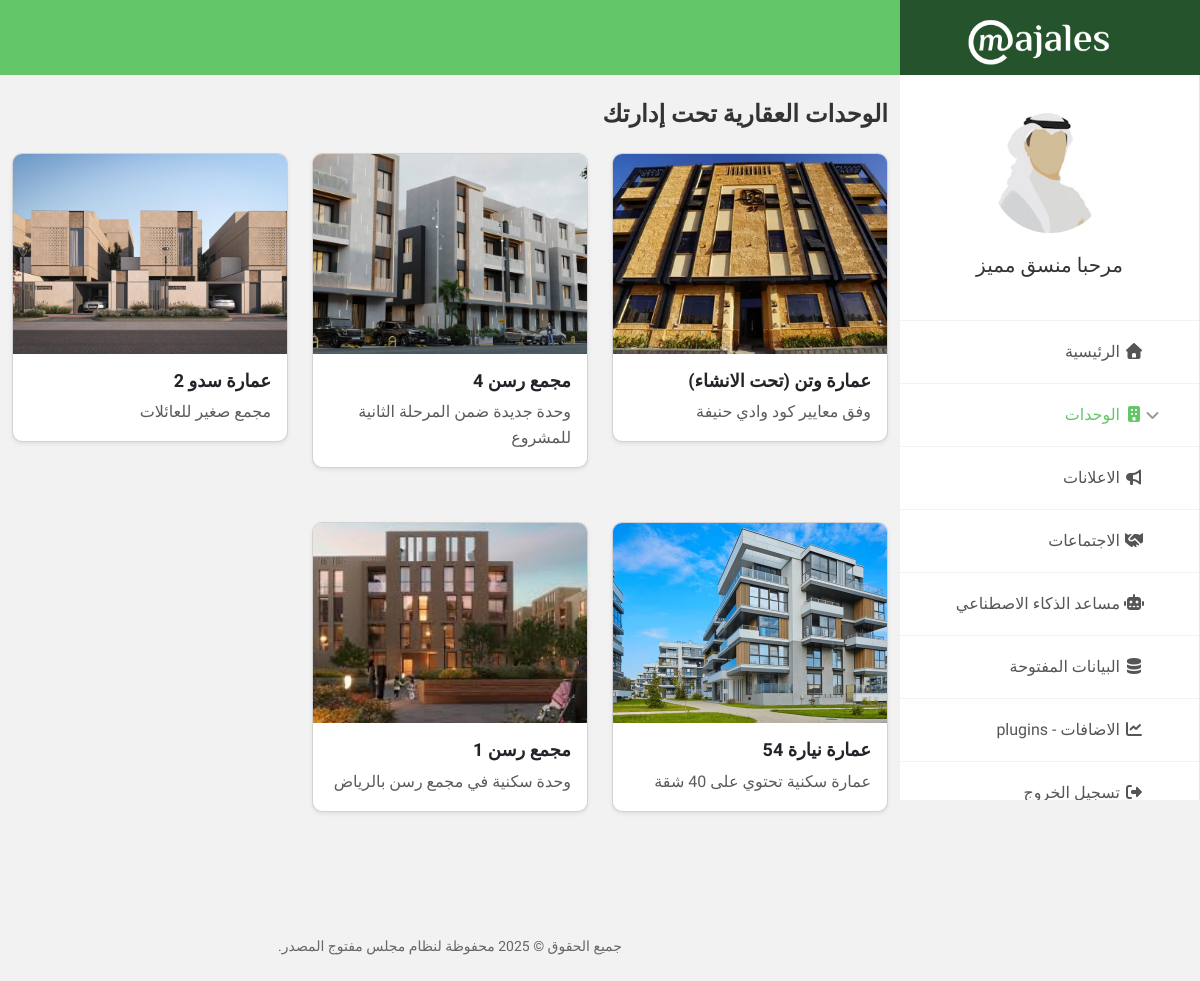
The app's page /main.php (signed in) with its own data.
### tables this page shows
CREATE TABLE `units` (
  `id` int(11) NOT NULL,
  `name` varchar(100) NOT NULL,
  `complex_type` varchar(100) DEFAULT NULL,
  `image_path` varchar(255) DEFAULT NULL,
  `unit_count` int(11) DEFAULT NULL,
  `facilities` text DEFAULT NULL,
  `latitude` decimal(10,7) DEFAULT NULL,
  `longitude` decimal(10,7) DEFAULT NULL,
  `description` text DEFAULT NULL,
  `address` varchar(255) DEFAULT NULL,
  `owner_id` int(11) DEFAULT NULL,
  `total_members` int(11) DEFAULT 0,
  `total_requests` int(11) DEFAULT 0,
  `pending_requests` int(11) DEFAULT 0,
  `created_at` datetime DEFAULT current_timestamp()
);

### main.php (the view, shortened to what this page needs)
<?php
include("Configuration/Header.php");
include("Configuration/DBInfoReader.php");
$owner_id = $_SESSION['ID'] ?? null;
$units = [];
$sql = "SELECT id, name, description, image_path
        FROM units
        WHERE owner_id = ?
        ORDER BY id DESC";
if ($stmt = $Connection->prepare($sql)) {
    $stmt->bind_param('i', $owner_id);
    $stmt->execute();
    $result = $stmt->get_result();
    while ($row = $result->fetch_assoc()) {
        $units[] = $row;
    }
} else {
    echo '<div class="alert alert-danger m-4 text-center">خطأ في جلب البيانات: ' . htmlspecialchars($Connection->error) . '</div>';
    include("Configuration/Footer.php");
    exit;
}
?>
<div class="container mt-5 mb-5">
    <h3 class="mb-4 text-end">الوحدات العقارية تحت إدارتك</h3>
    <div class="row">
        <?php if (empty($units)): ?>
            <div class="col-12 text-center">
                <div class="alert alert-info">لا توجد وحدات مسجلة حالياً.</div>
            </div>
        <?php else: ?>
            <?php foreach ($units as $unit): ?>
                <div class="col-md-4 mb-4">
                    <a href="unitview.php?id=<?= htmlspecialchars($unit['id']) ?>" class="text-decoration-none text-dark">
                        <div class="card shadow-sm h-100">
                            <?php
                            $image = (!empty($unit['image_path']) && file_exists($unit['image_path']))
                                ? $unit['image_path']
                                : 'images/bg-title-01.jpg';
                            ?>
                            <img class="card-img-top" src="<?= htmlspecialchars($image) ?>" alt="صورة الوحدة">
                            <div class="card-body">
                                <h4 class="card-title mb-2 text-end"><?= htmlspecialchars($unit['name']) ?></h4>
                                <p class="card-text text-muted text-end">
                                    <?= htmlspecialchars(mb_strimwidth($unit['description'], 0, 100, '...')) ?>
                                </p>
                            </div>
                        </div>
                    </a>
                </div>
            <?php endforeach; ?>
        <?php endif; ?>
    </div>
</div>
<?php
include("Configuration/Footer.php");
?>

### Configuration/Header.php (shortened to what this page needs)
<!DOCTYPE html>
<html lang="en">
<head>
    <link href="css/font-face.css" rel="stylesheet" media="all">
    <link href="vendor/fontawesome-7.0.1/css/all.min.css" rel="stylesheet" media="all">
    <link href="vendor/mdi-font/css/material-design-iconic-font.min.css" rel="stylesheet" media="all">
    <link href="vendor/bootstrap-5.3.8.min.css" rel="stylesheet" media="all">
    <link href="css/aos.css" rel="stylesheet" media="all">
    <link href="vendor/css-hamburgers/hamburgers.min.css" rel="stylesheet" media="all">
    <link href="css/swiper-bundle-11.2.10.min.css" rel="stylesheet" media="all">
    <link href="vendor/perfect-scrollbar/perfect-scrollbar-1.5.6.css" rel="stylesheet" media="all">
    <link rel="stylesheet" href="https://unpkg.com/leaflet@1.9.4/dist/leaflet.css"/>
    <link href="css/theme.css" rel="stylesheet" media="all">
</head>
<body>
    <div class="page-wrapper">
        <aside class="menu-sidebar2">
            <div class="logo">
                <a href="main.php">
                    <img src="images/icon/logo-white.png" alt="Cool Admin" />
                </a>
            </div>
            <div class="menu-sidebar2__content js-scrollbar1">
                <div class="account2">
                    <div class="image img-cir img-120">
                        <img src="images/icon/avatar-big-01.jpg" alt="John Doe" />
                    </div>
                    <h4 class="name"><?php
echo 'مرحبا ' . htmlspecialchars($_SESSION['Name']) ;
?> </h4>
                </div>
                <nav class="navbar-sidebar2">
                    <ul class="list-unstyled navbar__list">
			<li>
    <a href="main.php">
        <i class="fas fa-home"></i> الرئيسية
    </a>
</li>
<li class="active has-sub">
    <a class="js-arrow" href="#">
        <i class="fas fa-building"></i> الوحدات
        <span class="arrow">
            <i class="fas fa-angle-down"></i>
        </span>
    </a>
</li>
<li>
    <a href="annoncument.php">
        <i class="fas fa-bullhorn"></i> الاعلانات
    </a>
</li>
<li>
    <a href="meeting.php">
        <i class="fas fa-handshake"></i> الاجتماعات
    </a>
</li>
<li>
    <a href="aihelper.php">
        <i class="fas fa-robot"></i> مساعد الذكاء الاصطناعي
    </a>
</li>
<li>
    <a href="opendata.php">
        <i class="fas fa-database"></i> البيانات المفتوحة
    </a>
</li>
<li>
    <a href="plugins.php" >
        <i class="fas fa-chart-line"></i> الاضافات - plugins
    </a>
</li>
<li>
    <a href="login.php?go=logout">
        <i class="fas fa-sign-out-alt"></i> تسجيل الخروج
    </a>
</li>
                            </ul>
                </nav>
            </div>
        </aside>
        <div class="page-container2">
            <header class="header-desktop2">
            </header>
		 <br><br>

### Configuration/Footer.php (shortened to what this page needs)
        <section>
                <div class="container-fluid">
                    <div class="row">
                        <div class="col-md-12">
                            <div class="copyright">
                                <p>جميع الحقوق © 2025 محفوظة لنظام مجلس مفتوج المصدر.</p>
                            </div>
                        </div>
                    </div>
                </div>
            </section>
   </div>
    </div>
</body>
</html>

### main.php (style rules this page uses)
.card { border-radius: 10px; overflow: hidden; transition: transform 0.2s ease-in-out, box-shadow 0.2s ease-in-out; text-align: center; }
.card-img-top { height: 200px; object-fit: cover; }
.mb-4 { margin-bottom: 1.5rem !important; text-align: center; }
.row { direction: rtl; }

### records on screen
units: image_path (picture), name "عمارة وتن (تحت الانشاء)", description "وفق معايير كود وادي حنيفة"
units: image_path (picture), name "مجمع رسن 4", description "وحدة جديدة ضمن المرحلة الثانية للمشروع"
units: image_path (picture), name "عمارة سدو 2", description "مجمع صغير للعائلات"
units: image_path (picture), name "عمارة نيارة 54", description "عمارة سكنية تحتوي على 40 شقة"
units: image_path (picture), name "مجمع رسن 1", description "وحدة سكنية في مجمع رسن بالرياض"

### other values on screen
$_SESSION['Name'] "منسق مميز"
